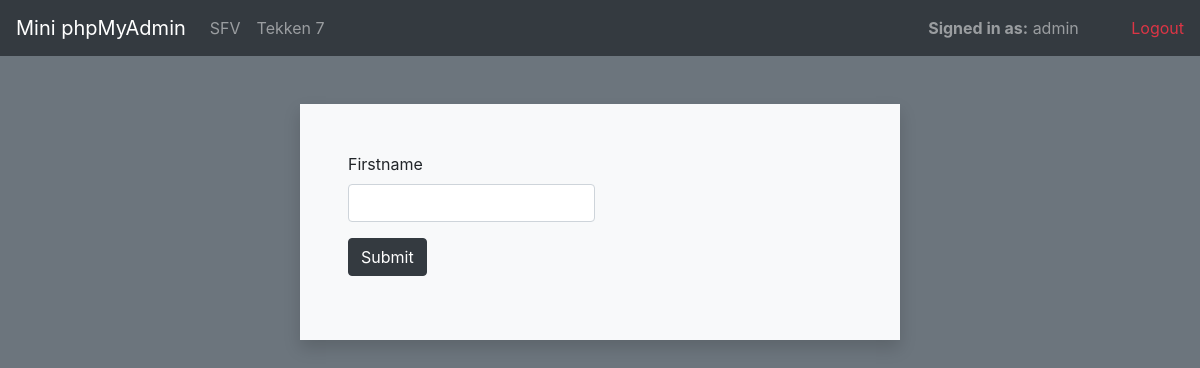
/addRow.php?tb_ID=17&db_id=9 (signed in), run on an earlier commit of the app's database.
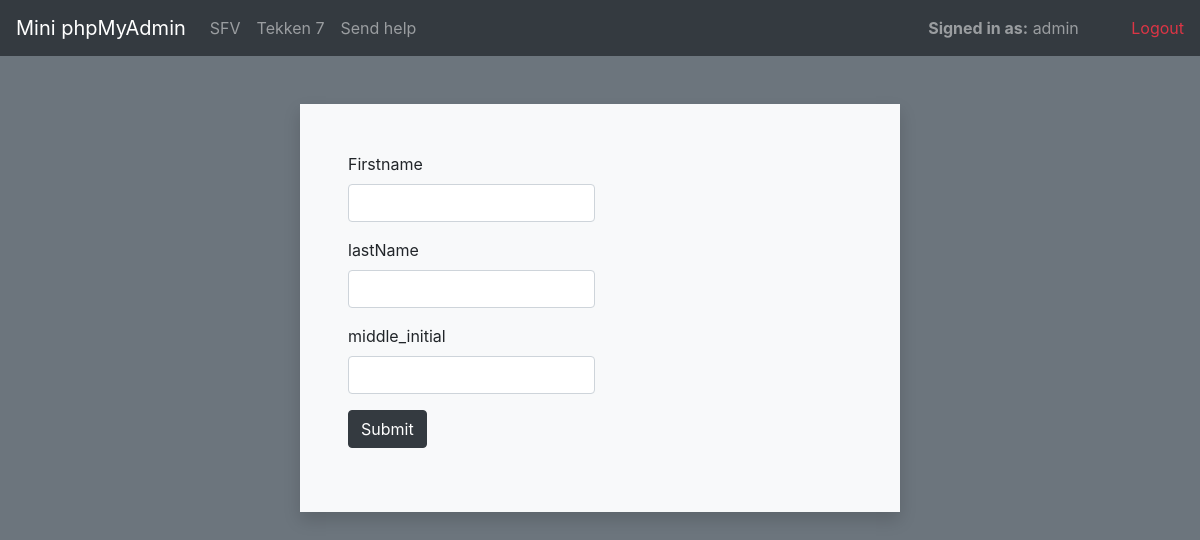
And on a later commit of the database.
### tables this page shows
CREATE TABLE `db` (
  `db_ID` int(10) NOT NULL,
  `db_Name` varchar(255) NOT NULL,
  `Author` int(10) NOT NULL
);

CREATE TABLE `attributes` (
  `attr_ID` int(10) NOT NULL,
  `attr_Name` varchar(255) NOT NULL,
  `colNum` int(10) NOT NULL,
  `datatype` int(11) NOT NULL,
  `limitation` int(10) NOT NULL,
  `isPrimary` tinyint(1) NOT NULL,
  `isAutoInc` tinyint(1) NOT NULL,
  `isNull` tinyint(1) NOT NULL,
  `isFK` tinyint(1) NOT NULL,
  `tb_ID` int(10) NOT NULL
);

### addRow.php (the view, shortened to what this page needs)
<html>
<head>
    <link rel="stylesheet" href="https://stackpath.bootstrapcdn.com/bootstrap/4.4.1/css/bootstrap.min.css">
    <link rel="stylesheet" href="./styles/bootstrap.min.css">
</head>
<body class="bg-secondary">
    <?php
    if(!isset($_SESSION['Succeed'])) {
      header("Location: login.php");
    }else{
        include "./includes/navbarMain.php";
    }
  ?>
          <div class="container w-50 position-relative mx-auto p-5 my-5 bg-light shadow">
<?php
    $server = "localhost";
    $username = "root";
    $password = "";
    $dbname = "im2";
    if(isset($_GET['tb_ID'])){
        $tb_ID = $_GET['tb_ID'];
    } else {
        $tb_ID = 0;
    }
    if(isset($_GET['db_id'])){
        $db_ID = $_GET['db_id'];
    } else {
        $tb_ID = 0;
    }
    $conn = new mysqli($server,$username,$password,$dbname);
    $sql = "SELECT * FROM attributes WHERE tb_ID = $tb_ID";
    $result = $conn->query($sql);
    $attributeArray = array();
    if($result->num_rows > 0){
        while($attribute = $result->fetch_assoc()){
            if($attribute['isPrimary'] == 1){
                array_unshift($attributeArray, $attribute);
            } else {
                $attributeArray[] = $attribute;
            }
        }
        echo '<form action="addRow.php" method="POST" enctype="multipart/form-data">';
        for($ctr=0; $ctr<count($attributeArray); $ctr++){
            if($attributeArray[$ctr]['isAutoInc']!=1){
                switch($attributeArray[$ctr]['datatype']){
                    case 'varchar': $input = 'text'; break;
                }
                echo '
                <div class="form-row">
                    <div class="form-group col-md-6">
                        <label>'.$attributeArray[$ctr]["attr_Name"].'</label>
                        <input type="'.$input.'" class="form-control" name="'.$attributeArray[$ctr]["attr_ID"].'" required>
                    </div>
                </div>
                ';
            }
        }
        echo '
        <input type="hidden"  class="form-control" name="db_ID" value="'.$db_ID.'" id="db_ID"  required>
        <input type="hidden"  class="form-control" name="tb_ID" value="'.$tb_ID.'" id="tb_ID"  required>
        <input type="submit" class="btn btn-dark text-white" value="Submit" name="submit" required>
        </form>';
    } else {
    }
?>
    </div>
</body>
</html>

### includes/navbarMain.php (shortened to what this page needs)
<nav class="navbar navbar-expand-lg navbar-dark bg-dark text-white">
  <div class="collapse navbar-collapse" id="navbarTogglerDemo01">
    <a class="navbar-brand" href="welcome.php">Mini phpMyAdmin</a>
    <ul class="navbar-nav mr-auto mt-2 mt-lg-0">
    <?php
                $server = "localhost";
                $username = "root";
                $password = "";
                $dbname = "im2";
                $conn = new mysqli($server,$username,$password,$dbname);
                $sql = "SELECT * FROM db";
                $result = $conn->query($sql);
                if($result->num_rows > 0){
                    while($row = $result->fetch_assoc()){
                      echo '
                      <li class="nav-item">
                          <a class="nav-link" href="database.php?db_id='.$row['db_ID'].'">'.$row['db_Name'].'<span class="sr-only"></span></a>
                      </li>
                      ';
                    }
                }else{
                    echo '<li class="nav-item"><a class="nav-link" >No databases yet</a></li>';
                }
    ?>
    </ul>
    <span class="navbar-text">
      <b>Signed in as:</b> <?php echo $_SESSION['Succeed']['username']; ?>
      <a href="?logout=true" class="text-danger ml-5">Logout</a>
    </span>
  </div>
</nav>

What changed in the data, as far as the page shows it:
added db: db_Name "Send help"
added attributes: attr_Name "lastName"
added attributes: attr_Name "middle_initial"
